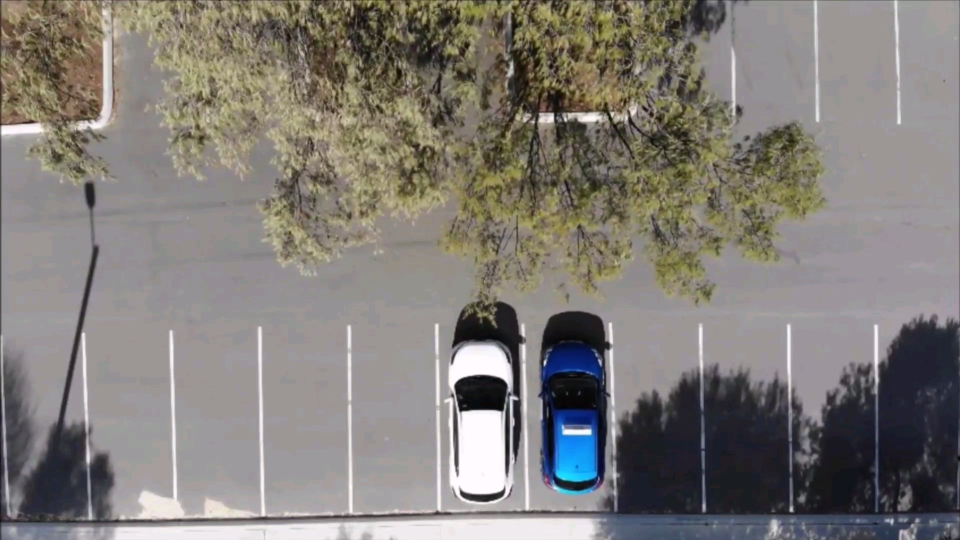
#> input picture fin.jpg, 1920 x 1080 px (shown at 1/2 size)
$ python vis.py
#> lines starting #> are read from the running program, lines starting #| are printed output that depends on the picture
from itertools import count
import cv2
import pickle
try:
    with open('cp','rb') as f:
        pl=pickle.load(f)
except:
    pl =[]
def mc(events,x,y,flags,para):
    if events == cv2.EVENT_LBUTTONDOWN:
        pl.append((x,y))
    if events == cv2.EVENT_RBUTTONDOWN:
        for i, pos in enumerate(pl):
            x1,y1 = pos
            if x1<x<x1+width and y1<y<y1+height:
                pl.pop(i)
    with open('cp','wb') as f:
        pickle.dump(pl,f)
width , height = 45,180
while True:
    img = cv2.imread("fin.jpg")
#> img is the input picture: shape (1080, 1920, 3); mean B, G, R 119.5, 124.4, 128.6
    imr = cv2.resize(img,(500,500))
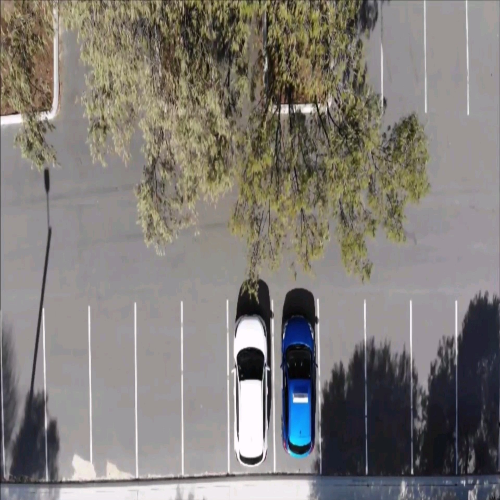
#> imr: shape (500, 500, 3); mean B, G, R 119.4, 124.3, 128.5
    for pos in pl:
        cv2.rectangle(imr,pos,(pos[0]+width,pos[1]+height),(0,255,0),2)
    cv2.imshow("imr",imr)
    cv2.setMouseCallback("imr",mc)
    cv2.waitKey(0)
